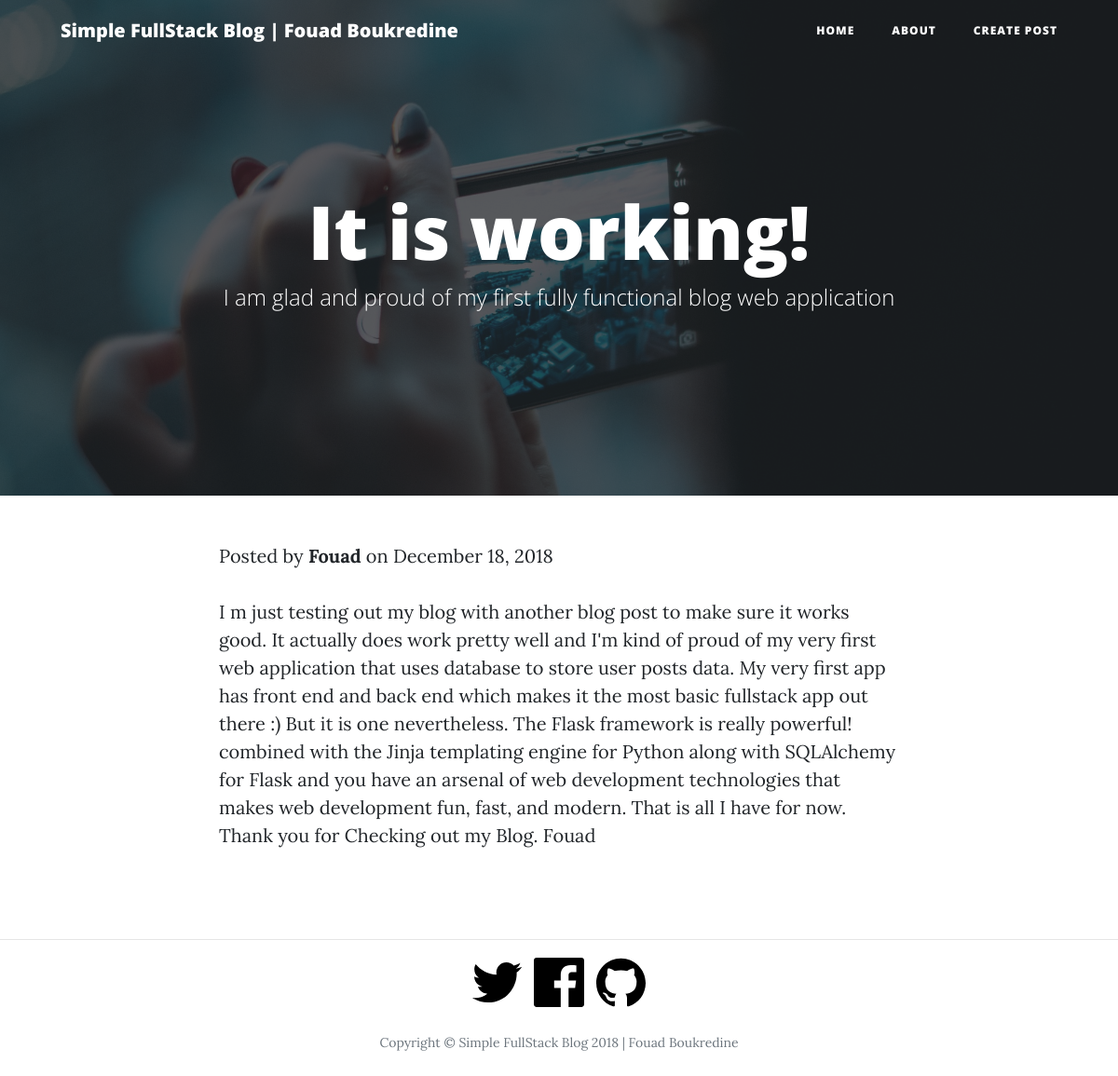
Screenshot of /post/2 with the database file from the repository.
### app.py (models this page shows)
class MyBlogPost(db.Model):
	id = db.Column(db.Integer, primary_key = True)
	title = db.Column(db.String(40))
	post_description = db.Column(db.String(60))
	author = db.Column(db.String(40))
	post_date = db.Column(db.DateTime)
	body = db.Column(db.Text)

### app.py (the view)
@app.route("/post/<int:post_id>")
def post(post_id):
	post = MyBlogPost.query.filter_by(id = post_id).one()
	return render_template("post.html", post = post)

### templates/post.html (shortened to what this page needs)
<!DOCTYPE html>
<html lang="en">
  <head>
    <link href="{{ url_for('static', filename='bootstrap.min.css') }}" rel="stylesheet">
    <link href="{{ url_for('static', filename='all.min.css') }}" rel="stylesheet" type="text/css">
    <link href="{{ url_for('static', filename='clean-blog.min.css') }}" rel="stylesheet">
  </head>
  <body>
    <nav class="navbar navbar-expand-lg navbar-light fixed-top" id="mainNav">
      <div class="container">
        <a class="navbar-brand" href="/">Simple FullStack Blog | Fouad Boukredine</a>
        <div class="collapse navbar-collapse" id="navbarResponsive">
          <ul class="navbar-nav ml-auto">
            <li class="nav-item">
              <a class="nav-link" href="{{ url_for('home') }}">Home</a>
            </li>
            <li class="nav-item">
              <a class="nav-link" href="{{ url_for('about') }}">About</a>
            </li>
            <li class="nav-item">
              <a class="nav-link" href="{{ url_for('create_post') }}">Create Post</a>
            </li>
          </ul>
        </div>
      </div>
    </nav>
    <header class="masthead" style="background-image: url({{ url_for('static', filename='home-bg.jpg') }}">
      <div class="overlay"></div>
      <div class="overlay"></div>
      <div class="container">
        <div class="row">
          <div class="col-lg-8 col-md-10 mx-auto">
            <div class="site-heading">
              <h1>{{ post.title }}</h1>
              <span class="subheading">{{ post.post_description }}</span>
            </div>
          </div>
        </div>
      </div>
    </header>
    <article>
      <div class="container">
        <div class="row">
          <div class="col-lg-8 col-md-10 mx-auto">
            Posted by <span style="font-weight: bold;">{{ post.author }}</span> on {{ post.post_date.strftime('%B %d, %Y') }}
            <p>{{ post.body|safe }}</p>
          </div>
        </div>
      </div>
    </article>
    <footer>
      <hr>
      <div class="container">
        <div class="row">
          <div class="col-lg-8 col-md-10 mx-auto">
            <ul class="list-inline text-center">
              <li class="list-inline-item">
                <a href="http:\\www.twitter.com" target="_blank">
                  <span class="fa-stack fa-lg">
                    <img src="{{ url_for('static' ,filename='twitter.svg') }}">
                  </span>
                </a>
              </li>
              <li class="list-inline-item">
                <a href="http:\\www.facebook.com" target="_blank">
                  <span class="fa-stack fa-lg">
                    <img src="{{ url_for('static' ,filename='facebook.svg') }}">
                  </span>
                </a>
              </li>
              <li class="list-inline-item">
                <a href="http:\\www.github.com" target="_blank">
                  <span class="fa-stack fa-lg">
                    <img src="{{ url_for('static' ,filename='github.svg') }}">
                  </span>
                </a>
              </li>
            </ul>
            <p class="copyright text-muted">Copyright &copy; Simple FullStack Blog 2018 | Fouad Boukredine</p>
          </div>
        </div>
      </div>
    </footer>
  </body>
</html>

### rows the page displays
MyBlogPost: title "It is working!", post_description "I am glad and proud of my first fully functional blog web application", author "Fouad", post_date "December 18, 2018", body "I m just testing out my blog with another blog post to make sure it works good. It actually does work pretty well and I'm kind of proud of my very first web application that uses database to store user posts data. My very first app has front end and back end which makes it the most basic fullstack app out there :) But it is one nevertheless. The Flask framework is really powerful! combined with the Jinja templating engine for Python along with SQLAlchemy for Flask and you have an arsenal of web development technologies that makes web development fun, fast, and modern. That is all I have for now. Thank you for Checking out my Blog. Fouad"
